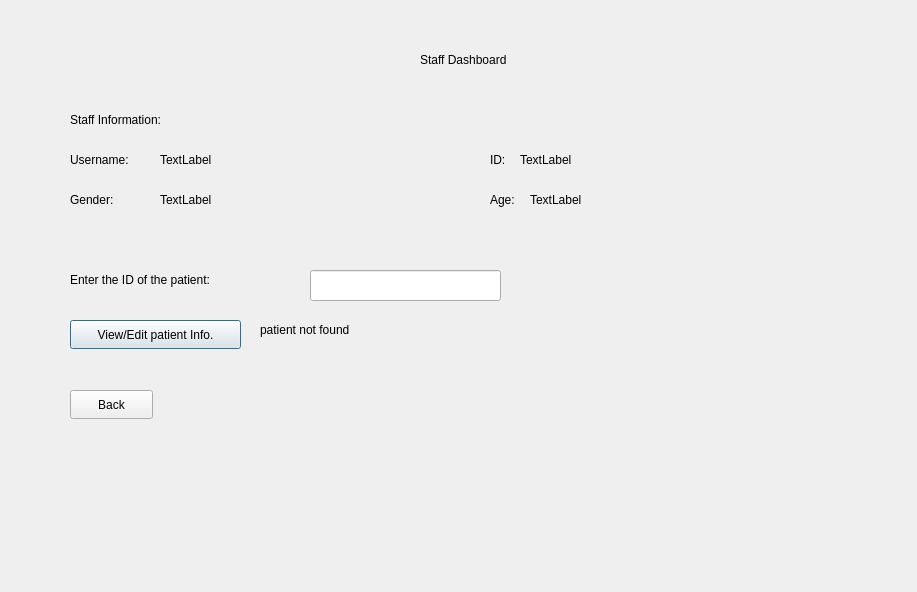
<?xml version="1.0" encoding="UTF-8"?>
<ui version="4.0">
 <class>StaffDashboard</class>
 <widget class="QDialog" name="StaffDashboard">
  <property name="geometry">
   <rect>
    <x>0</x>
    <y>0</y>
    <width>917</width>
    <height>592</height>
   </rect>
  </property>
  <property name="windowTitle">
   <string>Dialog</string>
  </property>
  <widget class="QLabel" name="label">
   <property name="geometry">
    <rect>
     <x>420</x>
     <y>50</y>
     <width>121</width>
     <height>20</height>
    </rect>
   </property>
   <property name="text">
    <string>Staff Dashboard</string>
   </property>
  </widget>
  <widget class="QLabel" name="label_2">
   <property name="geometry">
    <rect>
     <x>70</x>
     <y>110</y>
     <width>121</width>
     <height>20</height>
    </rect>
   </property>
   <property name="text">
    <string>Staff Information:</string>
   </property>
  </widget>
  <widget class="QLabel" name="label_3">
   <property name="geometry">
    <rect>
     <x>70</x>
     <y>150</y>
     <width>71</width>
     <height>20</height>
    </rect>
   </property>
   <property name="text">
    <string>Username:</string>
   </property>
  </widget>
  <widget class="QLabel" name="label_4">
   <property name="geometry">
    <rect>
     <x>490</x>
     <y>150</y>
     <width>63</width>
     <height>20</height>
    </rect>
   </property>
   <property name="text">
    <string>ID:</string>
   </property>
  </widget>
  <widget class="QLabel" name="label_5">
   <property name="geometry">
    <rect>
     <x>70</x>
     <y>270</y>
     <width>231</width>
     <height>20</height>
    </rect>
   </property>
   <property name="text">
    <string>Enter the ID of the patient:</string>
   </property>
  </widget>
  <widget class="QLineEdit" name="id">
   <property name="geometry">
    <rect>
     <x>310</x>
     <y>270</y>
     <width>191</width>
     <height>31</height>
    </rect>
   </property>
  </widget>
  <widget class="QPushButton" name="StaffToPatientPshButton">
   <property name="geometry">
    <rect>
     <x>70</x>
     <y>320</y>
     <width>171</width>
     <height>29</height>
    </rect>
   </property>
   <property name="text">
    <string>View/Edit patient Info.</string>
   </property>
  </widget>
  <widget class="QLabel" name="StaffNameLabel">
   <property name="geometry">
    <rect>
     <x>160</x>
     <y>150</y>
     <width>63</width>
     <height>20</height>
    </rect>
   </property>
   <property name="text">
    <string>TextLabel</string>
   </property>
  </widget>
  <widget class="QLabel" name="STaffIDLabel">
   <property name="geometry">
    <rect>
     <x>520</x>
     <y>150</y>
     <width>63</width>
     <height>20</height>
    </rect>
   </property>
   <property name="text">
    <string>TextLabel</string>
   </property>
  </widget>
  <widget class="QLabel" name="label_9">
   <property name="geometry">
    <rect>
     <x>260</x>
     <y>320</y>
     <width>131</width>
     <height>20</height>
    </rect>
   </property>
   <property name="text">
    <string>patient not found</string>
   </property>
  </widget>
  <widget class="QLabel" name="StaffGenderLabel">
   <property name="geometry">
    <rect>
     <x>160</x>
     <y>190</y>
     <width>63</width>
     <height>20</height>
    </rect>
   </property>
   <property name="text">
    <string>TextLabel</string>
   </property>
  </widget>
  <widget class="QLabel" name="label_6">
   <property name="geometry">
    <rect>
     <x>70</x>
     <y>190</y>
     <width>71</width>
     <height>20</height>
    </rect>
   </property>
   <property name="text">
    <string>Gender:</string>
   </property>
  </widget>
  <widget class="QLabel" name="StaffAgeLabel">
   <property name="geometry">
    <rect>
     <x>530</x>
     <y>190</y>
     <width>63</width>
     <height>20</height>
    </rect>
   </property>
   <property name="text">
    <string>TextLabel</string>
   </property>
  </widget>
  <widget class="QLabel" name="label_8">
   <property name="geometry">
    <rect>
     <x>490</x>
     <y>190</y>
     <width>63</width>
     <height>20</height>
    </rect>
   </property>
   <property name="text">
    <string>Age:</string>
   </property>
  </widget>
  <widget class="QPushButton" name="pushButton">
   <property name="geometry">
    <rect>
     <x>70</x>
     <y>390</y>
     <width>83</width>
     <height>29</height>
    </rect>
   </property>
   <property name="text">
    <string>Back</string>
   </property>
  </widget>
 </widget>
 <resources/>
 <connections/>
</ui>
